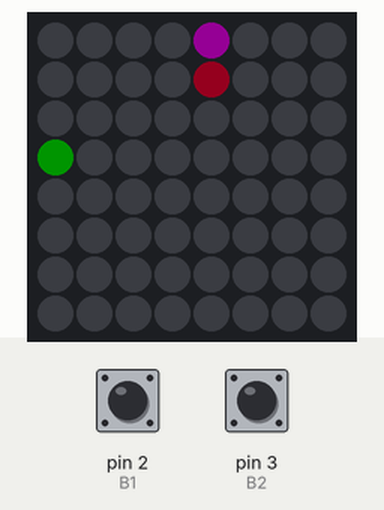
Bench run of a sketch on a simulated Arduino Uno, built with avr-gcc and run on an emulated ATmega328P. On the bench: 8×8 RGB LED matrix (first LED top left, wired row by row). The test bench sets the inputs (shaded band); at power-on: pin 2 (B1) HIGH, pin 3 (B2) HIGH. Dim RGB values are drawn brighter than linear; random numbers use the default seed unless the sketch sets one.

Above: at 1.2 s.
1.3 s: pin 2 (B1) pulled LOW for 0.15 s
At 1.99 s:
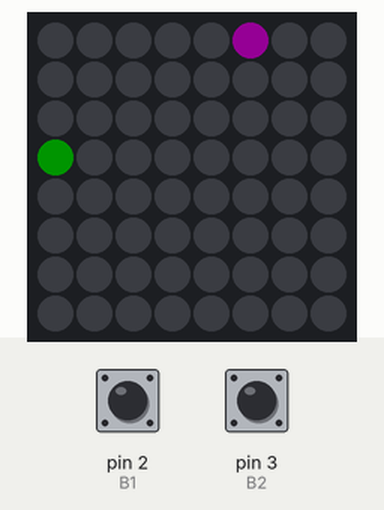
At 2.6 s:
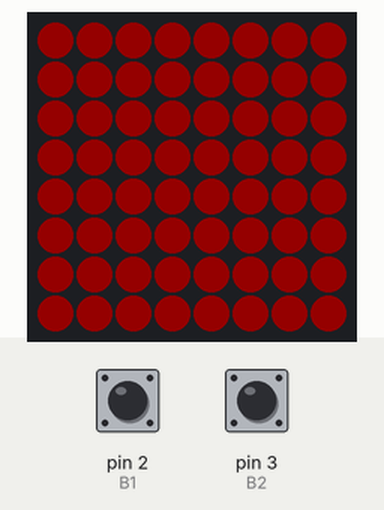
4.4 s: pin 2 (B1) pulled LOW for 3.2 s
At 6.29 s:
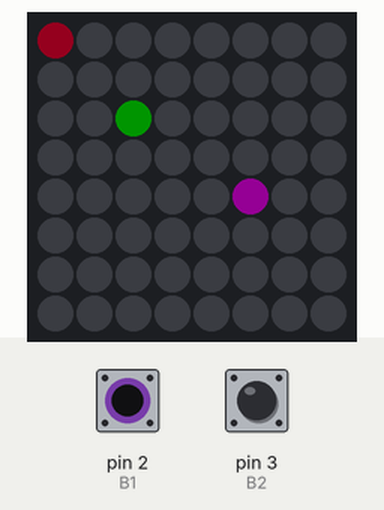
Timing chart, 0 to 7.8 s (numbered marks = the images above; inputs shaded):
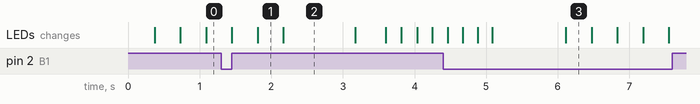

The sketch:

Snake_mod.ino
```cpp
//Librerias
#include <Adafruit_GFX.h>
#include <Adafruit_NeoMatrix.h>
#include <Adafruit_NeoPixel.h>
#ifndef PSTR                        //Hace feliz a Arduino :)
#define PSTR
#endif
////////////////////////////////////////////////////////////////////////////////////
//AQUI SE CAMBIAN LOS COLORES
//LOS COLORES SON: (ROJO, VERDE, AZUL)

#define COLOR_CABEZA matrix.Color(255,0,255)
#define COLOR_CUERPO matrix.Color(255,0,128)
#define COLOR_MANZANA matrix.Color(0,255,0)
#define TIEMPO_JUEGO 350

////////////////////////////////////////////////////////////////////////////////////

#define PIN 12  //PIN para controlar la Matriz LED
//Definicion de pines de botones
#define B1 2
#define B2 3
#define B3 4
#define B4 5
//continuar con los demas botones

//Definicion de la Matriz LED
Adafruit_NeoMatrix matrix = Adafruit_NeoMatrix(8, 8, PIN, NEO_MATRIX_BOTTOM + NEO_MATRIX_RIGHT + NEO_MATRIX_ROWS + NEO_MATRIX_PROGRESSIVE, NEO_GRB + NEO_KHZ800);

//Creemos dos variables. Una llamada X y otra Y. Vamos a inicializarlas en 0.
int X = 4;
//Crea la variable Y tu!
int Y = 4;

//Definamos la direccion y origen de nuestra serpiente
int dir = 0;
// DIR
/*     1
    4     2
       3
*/
int snakeHead[2] = {4, 4};

//Definamos el array que conforma el cuerpo de la serpiente
int snakeBody[64][2] = {};
int bodyCount = 1;

//Definamos la ubicacion de nuestra manzana
int apple [2] = {0, 0};

// Definamos la variable de status del juego
boolean inGame = true;

// SETUP
void setup() {

  // Para comenzar a programar la Matriz LED debemos iniciarla. Escribe la instruccion para iniciar la Matriz!
  matrix.begin();
  // Ahora que nuestra Matriz LED esta iniciada,debemos configurar el brillo de los leds. Escribe la instruccion para configurar el brillo!
  matrix.setBrightness(20);

  // Configuracion de los botones como entrada
  pinMode(B1, INPUT_PULLUP);
  pinMode(B2, INPUT_PULLUP);
  pinMode(B3, INPUT_PULLUP);
  pinMode(B4, INPUT_PULLUP);

  randomSeed(analogRead(A0)); // random seed for random function

  // Iniciemos los valores aleatorios de nuestra manzana
  apple[0] = random(0, 8);
  apple[1] = random(0, 8);

}

void delay_movement(int t) {
  long t_i = millis();
  long t_f = t_i + t;

  while ( millis() < t_f) {
    if (digitalRead(B1) == HIGH && dir != 3) {
      dir = 1;
    } else if (digitalRead(B2) == HIGH && dir != 4) {
      dir = 2;
    } else if (digitalRead(B3) == HIGH && dir != 1) {
      dir = 3;
    } else if (digitalRead(B4) == HIGH && dir != 2) {
      dir = 4;
    }
  }
}

// Procedimiento para dibujar el cuerpo de la serpiente
void drawSnake() {
  for (int i = 1; i <= bodyCount; i++) {
    matrix.drawPixel(snakeBody[i][0], snakeBody[i][1], COLOR_CUERPO); // Dibujamos el pixel de coordenadas X e Y el color blanco
  }
  matrix.drawPixel(snakeHead[0], snakeHead[1], COLOR_CABEZA); // Dibujamos el pixel de coordenadas X e Y el color blanco
  matrix.show();                                   // Imprimimos en la matriz
}

// Procedimiento para actualizar la posicion de la serpiente
void bodyUpdate() {
  for (int i = bodyCount; i > 0; i--) {
    snakeBody[i][0] = snakeBody[i - 1][0];
    snakeBody[i][1] = snakeBody[i - 1][1];
  }
  snakeBody[0][0] = snakeHead[0];
  snakeBody[0][1] = snakeHead[1];
}

//Funcion para chequear si un objeto se encuentra en el cuerpo de nuestra serpeiente
boolean onSnakeBody(int var [2]) {
  boolean notOverlaped = true;
  while (notOverlaped) {
    for (int i = 0; i < bodyCount; i++) {
      if (snakeBody[i][0] == var[0] and snakeBody[i][1] == var[1]) {
        return true;
      }
      else if (i == bodyCount - 1) {
        notOverlaped = false;
      }
    }
  }
  return false;
}

//Funcion para chequear si nuestra cabeza choco contra el cuerpo
boolean snakeCollide() {
  boolean notOverlaped = true;
  if (bodyCount == 1) {
    return false;
  }
  while (notOverlaped) {
    for (int i = 1; i <= bodyCount; i++) {
      if (snakeBody[i][0] == snakeHead[0] and snakeBody[i][1] == snakeHead[1]) {
        return true;
      }
      else if (i == bodyCount) {
        notOverlaped = false;
      }
    }
  }
  return false;
}

//Procedimiento para cambiar la ubicacion de la manzana
void changeApple() {
  while (onSnakeBody(apple)) {
    apple[0] = random(0, 8);
    apple[1] = random(0, 8);
  }
}

//Procedimiento para dibujar la manzana
void drawApple() {
  if (snakeHead[0] == apple[0] and snakeHead[1] == apple[1]) {
    changeApple();
    bodyCount++;
  }
  matrix.drawPixel(apple[0], apple[1], COLOR_MANZANA); //Dibujamos el pixel de coordenadas X e Y el color blanco
}

//Procedimiento para reiniciar las variables del juego
void resetGame() {
  Y = 4;
  X = 4;
  dir = 0;
  snakeHead[0] = 4;
  snakeHead[1] = 4;
  bodyCount = 1;
  for (int i = 0; i < bodyCount; i++) {
    snakeBody[i][0] = 0;
    snakeBody[i][1] = 0;
  }
  apple[0] = random(0, 8);
  apple[1] = random(0, 8);
  inGame = true;
}

void loop() {

  //En el loop tendremos un loop con la condicion de status de juego.
  //Mientras esta variable sea verdadera, estaremos jugando.

  while (inGame) {
    //Chequeamos si algun boton se presiono. Si lo presionan, entonces cambiamos la direccion de la cabeza.
    if (digitalRead(B1) == HIGH && dir != 3) {
      dir = 1;
    } else if (digitalRead(B2) == HIGH && dir != 4) {
      dir = 2;
    } else if (digitalRead(B3) == HIGH && dir != 1) {
      dir = 3;
    } else if (digitalRead(B4) == HIGH && dir != 2) {
      dir = 4;
    }

    //Condicionantes para modificar el movimiento de la serpiente.
    if (dir == 1) {
      if (Y > 0) {
        Y--;
        snakeHead[1] = Y;
      }
      else {
        inGame = false;
      }
    }
    else if (dir == 2) {
      if (X < 7) {
        X++;
        snakeHead[0] = X;
      }
      else {
        inGame = false;
      }
    }
    else if (dir == 3) {
      if (Y < 7) {
        Y++;
        snakeHead[1] = Y;
      }
      else {
        inGame = false;
      }
    }
    else if (dir == 4) {
      if (X > 0) {
        X--;
        snakeHead[0] = X;
      }
      else {
        inGame = false;
      }
    }

    //Actualizamos la posicion de la serpiente
    bodyUpdate();
    //Dibujamos la serpiente
    drawSnake();
    //Chequeamos si la serpiente no colisiono con ella misma
    if (snakeCollide()) {
      inGame = false;
    }
    //Dibujamos la manzana
    drawApple();

    //Mostramos todos los dibujos
    matrix.show();
    delay_movement(TIEMPO_JUEGO);                    //Delay de tiempo para hacer lento el movimiento
    matrix.clear();                                  //Limpiamos la matriz

  }
  //Fin del juego. Si el codigo llega hasta aqui, es porque el jugador perdio el juego

  matrix.fillScreen(matrix.Color(255,0,0));        //Encendemos la pantalla en rojo
  matrix.show();
  delay_movement(1000);
  matrix.clear();
  matrix.setTextColor(COLOR_MANZANA); //Selecciona el color. En este caso esta seleccionado el color rojo, entre los paréntesis se ubican los valores R,G,B (Red, Blue, Green) el máximo que se puede colocar de cada uno es 255, podemos jugar con esos valores para crear colores nuevos.

  //Escribimos el puntaje obtenido.
  for (int i = 4; i > -10; i--) {
    matrix.setCursor(i, 1); //Se para en la posición del pixel i, 1

    matrix.print(bodyCount - 1); //Valor final obtenido

    //Una vez que programada a la Matriz LED, le debemos dar la orden para mostrar que le programamos.
    matrix.show(); //Mostrar los cambios en la Matriz LED
    matrix.clear(); //Limpia la matriz, apaga todos los pixeles.

    delay_movement(200);
  }
  //Reseteamos el juego
  resetGame();

}
```

Measured:
- what the display in image 2 shows lasts 1.0 s, from 2.2 s to 3.2 s
